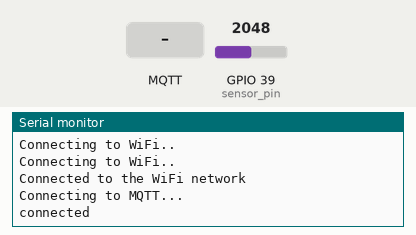
Bench run of a sketch on a simulated ESP32. On the bench: the last lines printed to the serial monitor. The test bench sets the inputs (shaded band); at power-on: GPIO 39 (sensor_pin) = 2048. WiFi joins after 1.5 s; servers stay silent unless stated; no MQTT or app messages arrive unless stated.

Above: at 2.7 s.
2.8 s: MQTT message "1" arrives on the first subscribed topic
At 3.5 s:
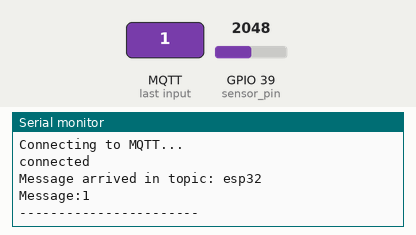
4.3 s: MQTT message "on" arrives on the first subscribed topic
At 6.6 s:
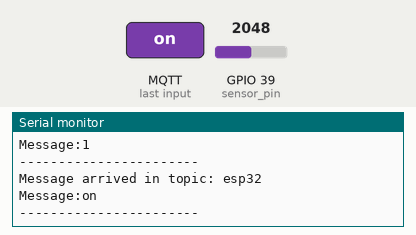
6.9 s: MQTT message "off" arrives on the first subscribed topic
At 8.8 s:
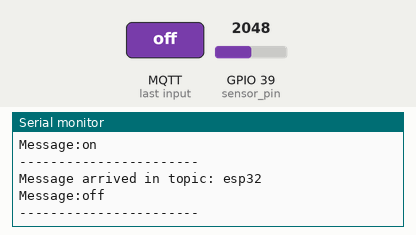

The sketch:

esptoRaspi.ino
```cpp
#include <PubSubClient.h>
#include <WiFi.h>

const int sensor_pin = 39;
const char* ssid = "firstfloor";                   // wifi ssid
const char* password =  "cdac@pune";         // wifi password
const char* mqttServer = "192.168.1.25";    // IP adress Raspberry Pi
const int mqttPort = 1883;
const char* mqttUser = "";      // if you don't have MQTT Username, no need input
const char* mqttPassword = "";  // if you don't have MQTT Password, no need input

WiFiClient espClient;
PubSubClient client(espClient);

void setup() {

  Serial.begin(115200);

  WiFi.begin(ssid, password);

  while (WiFi.status() != WL_CONNECTED) {
    delay(500);
    Serial.println("Connecting to WiFi..");
  }
  Serial.println("Connected to the WiFi network");

  client.setServer(mqttServer, mqttPort);
  client.setCallback(callback);

  while (!client.connected()) {
    Serial.println("Connecting to MQTT...");

    if (client.connect("ESP32Client", mqttUser, mqttPassword )) {

      Serial.println("connected");

    } else {

      Serial.print("failed with state ");
      Serial.print(client.state());
      delay(2000);

    }
  }

//  client.publish("esp32", "Hello Raspberry Pi");
//  client.subscribe("esp32");

}

void callback(char* topic, byte* payload, unsigned int length) {

  Serial.print("Message arrived in topic: ");
  Serial.println(topic);

  Serial.print("Message:");
  for (int i = 0; i < length; i++) {
    Serial.print((char)payload[i]);
  }

  Serial.println();
  Serial.println("-----------------------");

}

void loop() {

  char moisture[8];

  double moisture_percentage = ( (analogRead(sensor_pin)/4095) * 100);


  dtostrf(moisture_percentage,5,2,moisture);

//  Serial.print("Soil Moisture(in Percentage) = ");
//  Serial.print(moisture_percentage);
//  Serial.println("%");

  delay(1000);
    client.publish("esp32",moisture);
    client.subscribe("esp32");
    delay(300);
  client.loop();
}
```

Measured:
- after the input at 2.8 s, the serial monitor: prints a new line after 0.06 s (image 1)
- after the input at 4.3 s, the serial monitor: prints a new line after 1.2 s (image 2)
- after the input at 6.9 s, the serial monitor: prints a new line after 1.2 s (image 3)
